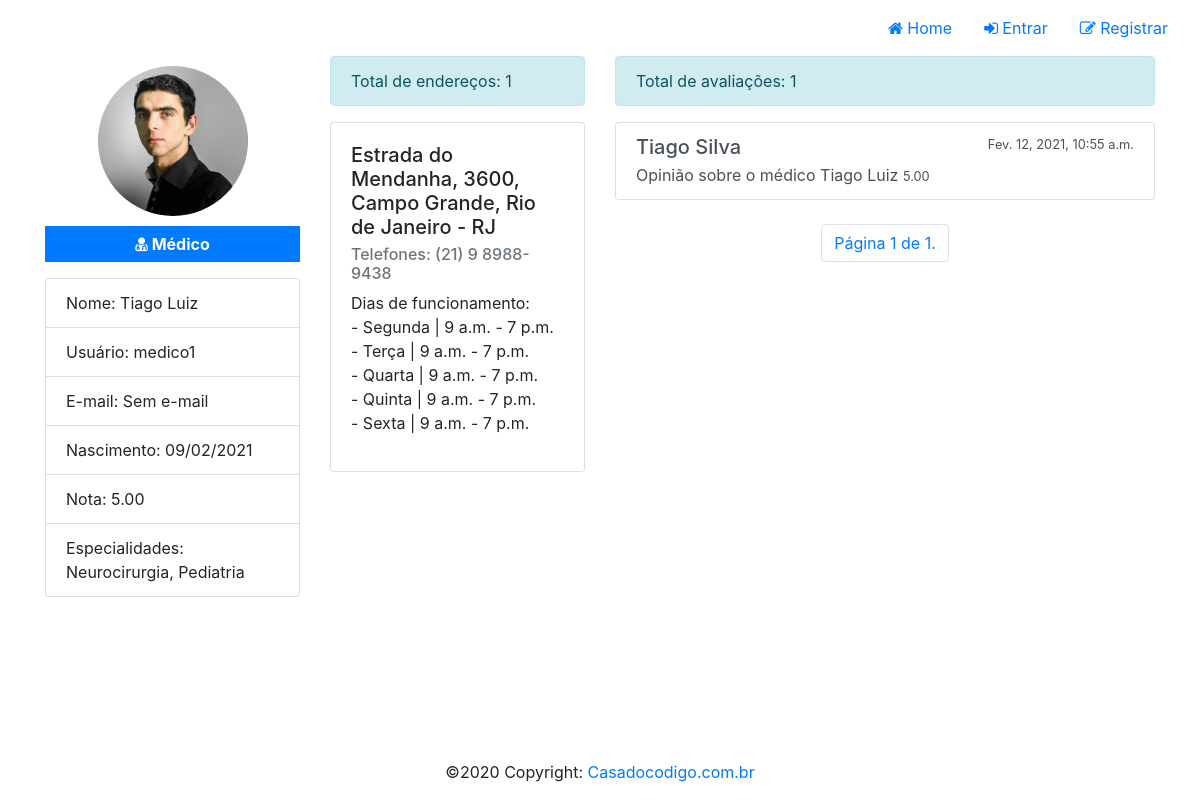
The page /profile/3 on the database its author committed.
### medicSearch/models/Profile.py (models this page shows, shortened)
class Profile(models.Model):
    user = models.OneToOneField(User, on_delete=models.CASCADE)
    role = models.IntegerField(choices=ROLE_CHOICE, default=3)
    birthday = models.DateField(default=None, null=True, blank=True)
    created_at = models.DateTimeField(auto_now_add=True)
    updated_at = models.DateTimeField(auto_now=True)
    token = models.CharField(max_length=255, null=True, blank=True)
    image = models.ImageField(null=True, blank=True)
    favorites = models.ManyToManyField(User, blank=True, related_name='favorites')
    specialties = models.ManyToManyField(Speciality, blank=True, related_name='specialties')
    addresses = models.ManyToManyField(Address, blank=True, related_name='addresses')
    def show_scoring_average(self):
        from .Rating import Rating
        try:
            ratings = Rating.objects.filter(user_rated=self.user).aggregate(Sum('value'), Count('user'))
            if ratings['user__count'] > 0:
                scoring_average = ratings['value__sum'] / ratings['user__count']
                scoring_average = round(scoring_average, 2) # Arredondando o valor para duas casas decimais
                return scoring_average
            return 'Sem avaliações'
        except:
            return 'Sem avaliações'
    def show_favorites(self):
        ids = [result.id for result in self.favorites.all()]
        return Profile.objects.filter(user__id__in=ids)
    def show_ratings(self):
        from .Rating import Rating
        return Rating.objects.filter(user_rated=self.user)

### medicSearch/models/Speciality.py (models this page shows)
class Speciality(models.Model):
    name = models.CharField(null=False, max_length=100)
    status = models.BooleanField(default=True)
    created_at = models.DateTimeField(auto_now_add=True)
    updated_at = models.DateTimeField(auto_now=True)
    def __str__(self):
        return '{}'.format(self.name)

### medicSearch/models/Address.py (models this page shows, shortened)
class Address(models.Model):
    neighborhood = models.ForeignKey(Neighborhood, null=True, related_name='neighborhood', on_delete=models.SET_NULL)
    name = models.CharField(null=False, max_length=100)
    address = models.CharField(null=False, max_length=255)
    latitude = models.DecimalField(max_digits=9, decimal_places=7)
    longitude = models.DecimalField(max_digits=9, decimal_places=7)
    opening_time = models.TimeField()
    closing_time = models.TimeField()
    days_week = models.ManyToManyField(DayWeek, blank=True, related_name='days_week')
    phone = models.CharField(null=True, blank=True, max_length=50)
    status = models.BooleanField(default=True)
    created_at = models.DateTimeField(auto_now_add=True)
    updated_at = models.DateTimeField(auto_now=True)

### medicSearch/models/Neighborhood.py (models this page shows, shortened)
class Neighborhood(models.Model):
    city = models.ForeignKey(City, null=True, related_name='city', on_delete=models.SET_NULL)
    name = models.CharField(null=False, max_length=20)
    status = models.BooleanField(default=True)
    created_at = models.DateTimeField(auto_now_add=True)
    updated_at = models.DateTimeField(auto_now=True)

### medicSearch/models/City.py (models this page shows)
class City(models.Model):
    state = models.ForeignKey(State, null=True, related_name='state', on_delete=models.SET_NULL)
    name = models.CharField(null=False, max_length=20)
    status = models.BooleanField(default=True)
    created_at = models.DateTimeField(auto_now_add=True)
    updated_at = models.DateTimeField(auto_now=True)
    def __str__(self):
        return '{} - {}'.format(self.name, self.state.name)

### medicSearch/models/State.py (models this page shows, shortened)
class State(models.Model):
    name = models.CharField(null=False, max_length=20)
    status = models.BooleanField(default=True)
    created_at = models.DateTimeField(auto_now_add=True)
    updated_at = models.DateTimeField(auto_now=True)

### medicSearch/models/DayWeek.py (models this page shows, shortened)
class DayWeek(models.Model):
    name = models.CharField(null=False, max_length=20)
    status = models.BooleanField(default=True)
    created_at = models.DateTimeField(auto_now_add=True)
    updated_at = models.DateTimeField(auto_now=True)

### medicSearch/models/Rating.py (models this page shows, shortened)
class Rating(models.Model):
    user = models.ForeignKey(User, related_name='avaliou', on_delete=models.CASCADE)
    user_rated = models.ForeignKey(User, related_name='avaliado', on_delete=models.CASCADE)
    value = models.DecimalField(max_digits=5, decimal_places=2)
    opinion = models.TextField(null=True, blank=True)
    status = models.BooleanField(default=True)
    created_at = models.DateTimeField(auto_now_add=True, null=True)
    updated_at = models.DateTimeField(auto_now=True, null=True)

### medicSearch/views/ProfileView.py (the view)
def list_profile_view(request, id=None):
    profile = None
    if id is None and request.user.is_authenticated:
        profile = Profile.objects.filter(user=request.user).first()
    elif id is not None:
        profile = Profile.objects.filter(user__id=id).first()
    elif not request.user.is_authenticated:
        return redirect(to='/')
    favorites = profile.show_favorites()
    if len(favorites) > 0:
        paginator = Paginator(favorites, 8)
        page = request.GET.get('page')
        favorites = paginator.get_page(page)
    ratings = profile.show_ratings()
    if len(ratings) > 0:
        paginator = Paginator(ratings, 8)
        page = request.GET.get('page')
        ratings = paginator.get_page(page)
    context = {
        'profile': profile,
        'favorites': favorites,
        'ratings': ratings
    }
    return render(request, template_name='profile/profile.html', context=context, status=200)

### medicSearch/templates/profile/profile.html (shortened to what this page needs)
{% extends "base.html" %}
{% load static %}
{% block styles %}<link rel="stylesheet" href="{% static 'css/profile.css' %}">{% endblock %}
{% block content %}
<div id="content">
    <div class="container">
        <div class="row">
            <div class="col-xs-12 col-md-3" id="profile-area">
                <div id="image-profile" style="background-image: url('/media/{{profile.image}}');"></div>
                {% if profile.role == 1 %}
                <p class="badge badge-primary text-center" id="badge-role"><i class="fa fa-building"></i> Administrador</p>
                {% elif profile.role == 2 %}
                <p class="badge badge-primary text-center" id="badge-role"><i class="fa fa-user-md"></i> Médico</p>
                {% else %}
                <p class="badge badge-primary text-center" id="badge-role"><i class="fa fa-user"></i> Paciente</p>
                {% endif %}
                <ul class="list-group">
                    <li class="list-group-item">Nome: {{profile.user.get_full_name | default:"Sem nome"}}</li>
                    <li class="list-group-item">Usuário: {{profile.user.username | default:"Sem usuário"}}</li>
                    <li class="list-group-item">E-mail: {{profile.user.email | default:"Sem e-mail"}}</li>
                    <li class="list-group-item">Nascimento: {{profile.birthday | date:'d/m/Y' | default:"Sem data"}}</li>
                    {% if profile.role == 2 %}
                    <li class="list-group-item">Nota: {{ profile.show_scoring_average }}</li>
                    <li class="list-group-item">Especialidades: {{ profile.specialties.all | join:", " }}</li>
                    {% endif %}
                </ul>
            </div>
            {% if profile.role == 1 or profile.role == 3 %}
            <div class="col-xs-12 col-md-9" id="favorites-area">
                <div class="alert alert-info">Total de favoritos: {{favorites | length}}</div>
                {% if request.GET.msg %}
                <div class="alert alert-{{request.GET.type}}">{{ request.GET.msg }}</div>
                {% endif %}
                <div class="row">
                    {% for favorite in favorites %}
                    <div class="col-xs-12 col-md-4 col-lg-4">
                        <div class="card mb-4">
                            <div class="image-circle" style="background-image: url('/media/{{favorite.image}}');"></div>
                            <div class="card-body">
                                <h5 class="card-title">{{favorite.user.get_full_name}}</h5>
                                <h6>Nota: {{favorite.show_scoring_average}} <i class="fa fa-star"></i></h6>
                                <ul class="specialties">
                                    {% for speciality in favorite.specialties.all %}
                                    <li>{{speciality}}</li>
                                    {% endfor %}
                                </ul>
                                <div class="address mb-2">
                                    {{favorite.addresses.first.address | default:"Nenhum endereço." | slice:":15"}}...
                                </div>
                                <a href={% url 'profile' favorite.id %} class="btn btn-primary btn-card">Ver médico</a>
                                {% if user.is_authenticated %}
                                <form method="POST" action={% url 'medic-favorite-remove' %}>
                                    {% csrf_token %}
                                    <input type="hidden" value="{{favorite.id}}" name="id">
                                    <input type="hidden" value="{{request.GET.page}}" name="page">
                                    <button type="submit" class="btn btn-danger btn-card"><i class="fa fa-heart"></i> Remover</button>
                                </form>
                                {% endif %}
                            </div>
                        </div>
                    </div>
                    {% endfor %}
                </div>
                <div class="row">
                    <nav aria-label="Page navigation" class="navigation">
                      <ul class="pagination">
                        {% if favorites.has_previous %}
                          <li class="page-item"><a class="page-link" href="?page=1">&laquo; Primeiro</a></li>
                            <li class="page-item"><a class="page-link" href="?page={{ favorites.previous_page_number }}">Anterior</a></li>
                        {% endif %}
                          <li class="page-item"><a class="page-link" href="#">Página {{ favorites.number }} de {{ favorites.paginator.num_pages }}.</a></li>
                        {% if favorites.has_next %}
                            <li class="page-item"><a class="page-link" href="?page={{ favorites.next_page_number }}">Próximo</a></li>
                            <li class="page-item"><a class="page-link" href="?page={{ favorites.paginator.num_pages }}">Último &raquo;</a></li>
                        {% endif %}
                      </ul>
                    </nav>
                </div>
            </div>
            {% else %}
            <div class="col-xs-12 col-md-3" id="addresses-area">
                <div class="alert alert-info">Total de endereços: {{profile.addresses.all | length}}</div>
                <div class="row">
                    {% for address in profile.addresses.all %}
                    <div class="col-xs-12 col-md-12">
                        <div class="card mb-3">
                            <div class="card-body">
                            <h5 class="card-title">{{address.address}}, {{address.neighborhood.name}}, {{address.neighborhood.city}}</h5>
                            <h6 class="card-subtitle mb-2 text-muted">Telefones: {{address.phone}}</h6>
                            <ul id="days">
                                <li>Dias de funcionamento:</li>
                                {% for day in address.days_week.all %}
                                <li>- {{day.name}} | {{address.opening_time}} - {{address.closing_time}}</li>
                                {% endfor %}
                            </ul>
                            </div>
                        </div>
                    </div>
                    {% endfor %}
                </div>
            </div>
            <div class="col-xs-12 col-md-6" id="ratings-area">
                <div class="alert alert-info">Total de avaliações: {{ratings | length}}</div>
                <div class="row mb-4">
                    <div class="col-xs-12 col-md-12">
                        <ul class="list-group">
                            {% for rating in ratings %}
                            <li href="#" class="list-group-item list-group-item-action">
                                <div class="content d-flex justify-content-between">
                                    <h5 class="mb-1">{{rating.user.get_full_name}}</h5>
                                    <small>{{rating.created_at}}</small>
                                </div>
                                {{rating.opinion}}
                                <small>{{rating.value}}</small>
                                </li>
                            {% endfor %}
                        </ul>
                    </div>
                </div>
                <div class="row">
                    <nav aria-label="Page navigation" class="navigation">
                        <ul class="pagination">
                            <li class="page-item"><a class="page-link" href="#">Página {{ ratings.number }} de {{ ratings.paginator.num_pages }}.</a></li>
                        </ul>
                    </nav>
                </div>
            </div>
            {% endif %}
        </div>
    </div>
</div>
{% endblock %}

### medicSearchAdmin/static/css/global.css (style rules this page uses)
#content { min-height: calc(100vh - 112px); }
.navigation { margin: 0 auto; }

### medicSearch/static/css/profile.css (style rules this page uses)
#image-profile { width: 150px; height: 150px; background-size: contain; margin: 10px auto; background-color: #ccc; border-radius: 100%; }
#badge-role { width: 100%; padding: 10px 0; font-size: 1em; float: left; border-radius: 0; }
ul.list-group { float: left; width: 100%; }
ul#days { list-style: none; padding: 0; width: 100%; }

### rows shown on the page
Profile: image (picture), user.get_full_name "Tiago Luiz", user.username "medico1", user.email "Sem e-mail", birthday "09/02/2021", show_scoring_average "5.00", specialties.all "Neurocirurgia, Pediatria", addresses.all|length "1"
Address: address "Estrada do Mendanha, 3600", neighborhood.name "Campo Grande", neighborhood.city "Rio de Janeiro - RJ", phone "(21) 9 8988-9438", opening_time "9 a.m.", closing_time "7 p.m."
DayWeek: name "Segunda"
DayWeek: name "Terça"
DayWeek: name "Quarta"
DayWeek: name "Quinta"
DayWeek: name "Sexta"
Rating: user.get_full_name "Tiago Silva", created_at "Fev. 12, 2021, 10:55 a.m.", opinion "Opinião sobre o médico Tiago Luiz", value "5.00"

### other values the page prints
{{ ratings | length }} "1"
{{ ratings.number }} "1"
{{ ratings.paginator.num_pages }} "1"
